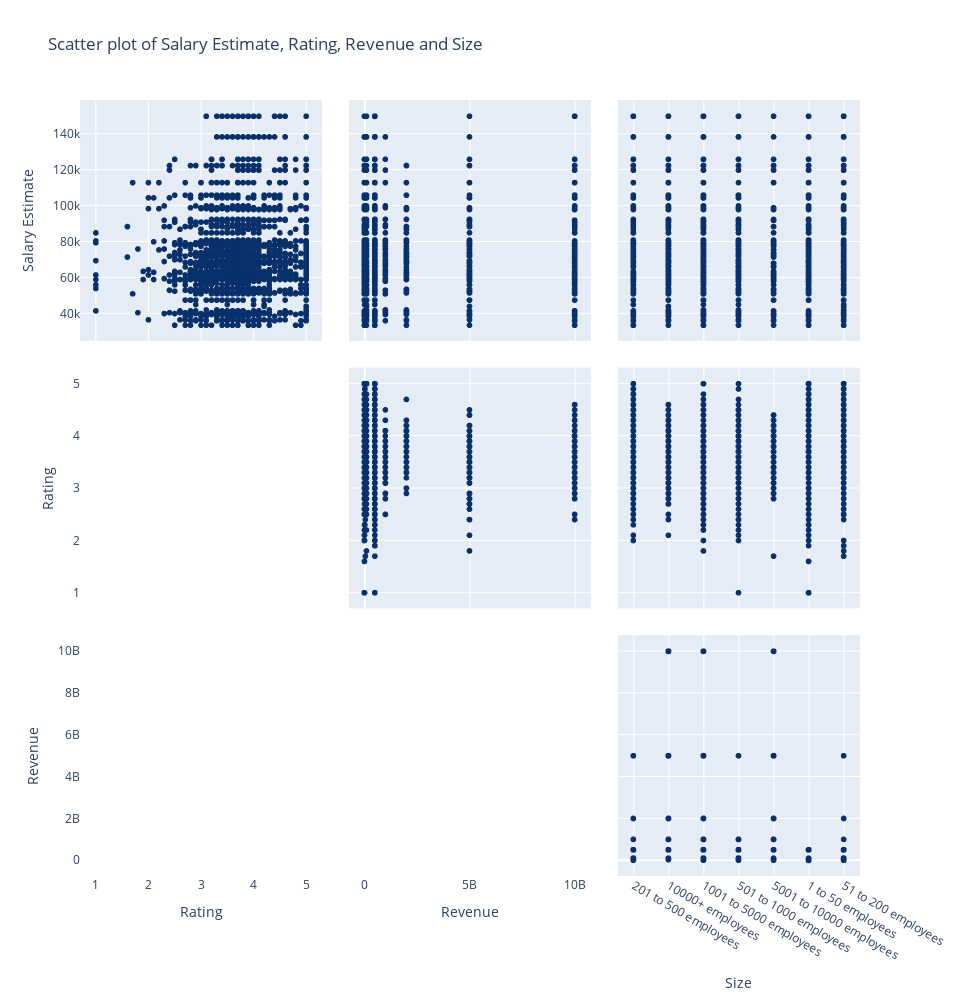

Notebook code cell kept with this figure:
### Markdown cell above
### Scatterplot Matrix for Numerical Data

### Code cell
fig = px.scatter_matrix(df,dimensions=['Salary Estimate','Rating','Revenue','Size'],
                        title='Scatter plot of Salary Estimate, Rating, Revenue and Size',width=960, height=1000,
                       color_discrete_sequence=px.colors.sequential.Blues_r)
fig.update_traces(diagonal_visible=False, showlowerhalf=False)

fig.show()

### Figure 1 — Plotly figure (JSON) as saved in the notebook; plotly's stock layout.template omitted (floating-point values rounded to 4 significant figures; data arrays with more than 128 entries replaced by an {"elided": "..."} marker saying what was removed)
{"data": [{"diagonal": {"visible": false}, "dimensions": [{"axis": {"matches": true}, "label": "Salary Estimate", "values": {"elided": "2252 int values"}}, {"axis": {"matches": true}, "label": "Rating", "values": {"elided": "2252 float values"}}, {"axis": {"matches": true}, "label": "Revenue", "values": {"elided": "2252 int values"}}, {"axis": {"matches": true}, "label": "Size", "values": {"elided": "2252 str values"}}], "hovertemplate": "%{xaxis.title.text}=%{x}<br>%{yaxis.title.text}=%{y}<extra></extra>", "legendgroup": "", "marker": {"color": "rgb(8,48,107)", "symbol": "circle"}, "name": "", "showlegend": false, "showlowerhalf": false, "type": "splom"}], "layout": {"dragmode": "select", "height": 1000, "legend": {"tracegroupgap": 0}, "title": {"text": "Scatter plot of Salary Estimate, Rating, Revenue and Size"}, "width": 960}}
